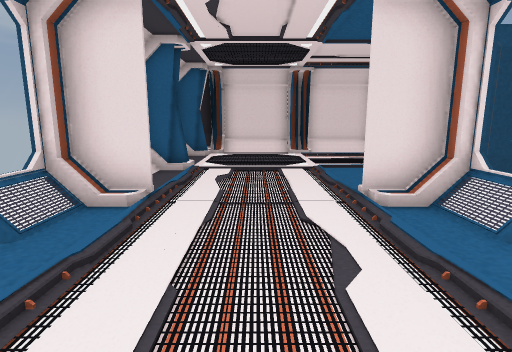
[1] (above)

20 first-person views from a walk through a scene from a Unity 3-D project. The camera is 1.4 m above the floor, tilts 10° down and sees 80° across. The floor is counted in squares, 1 m on a side. Each view is taken from the middle of a square. On the plan, view 1 faces up. The plan holds only what a view shows up to about 14 squares ahead; the rest is blank.

[2]
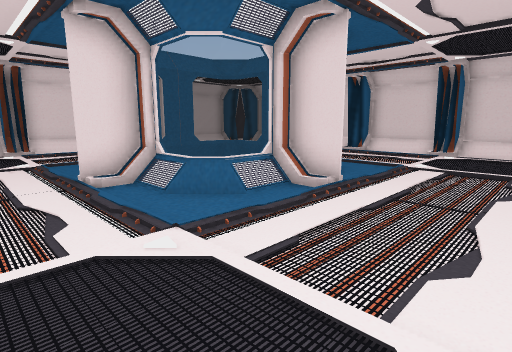

[3]
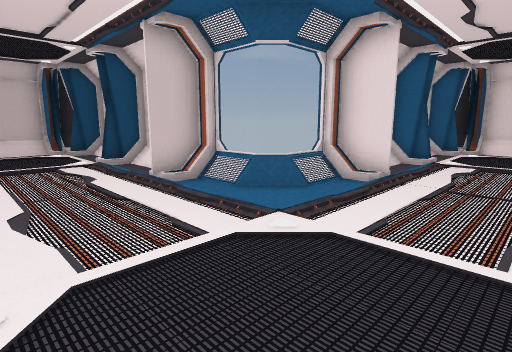

[4]
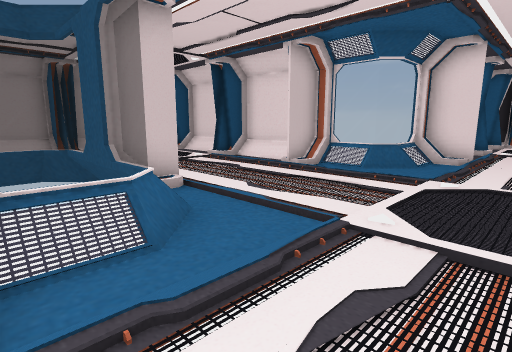

[5]
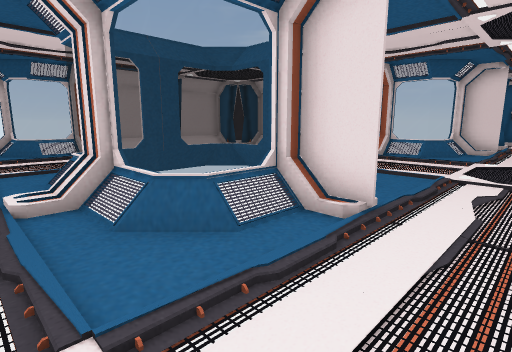

[6]
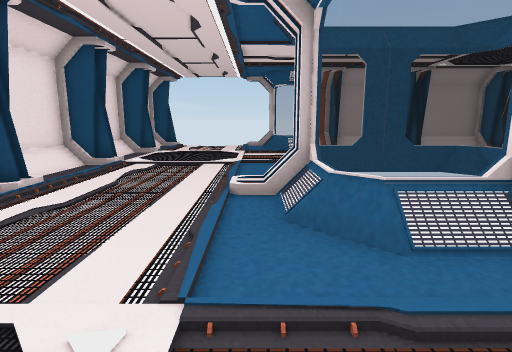

[7]
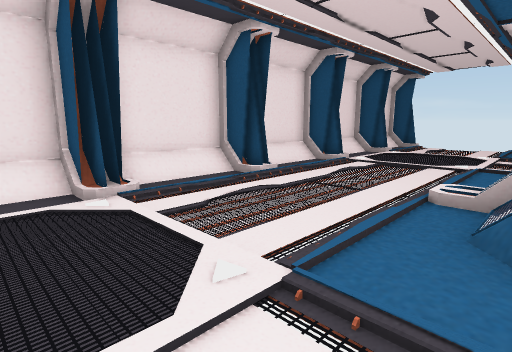

[8]
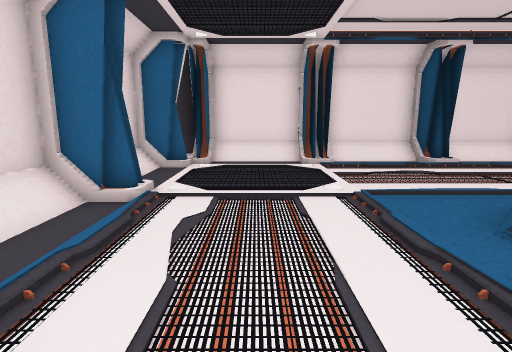

[9]
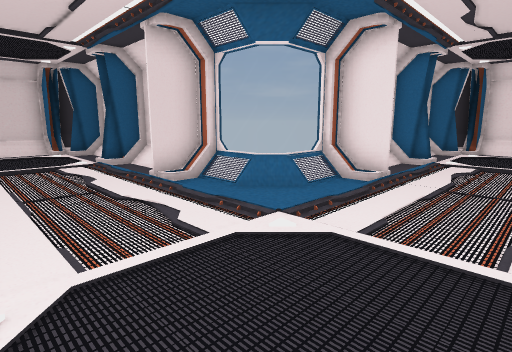

[10]
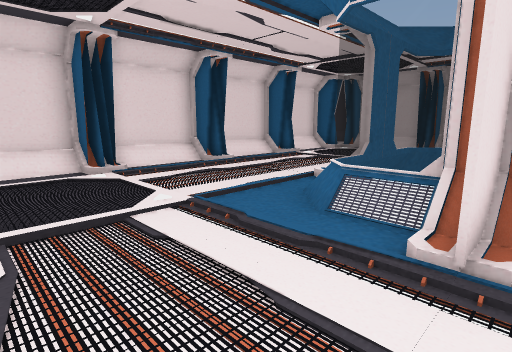

[11]
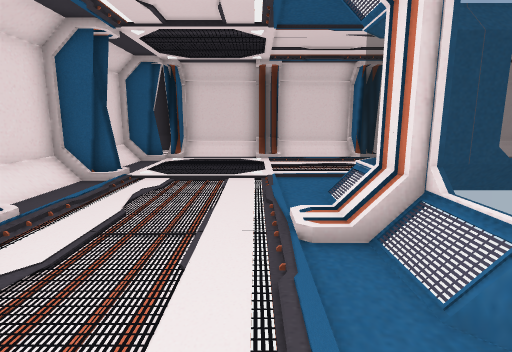

[12]
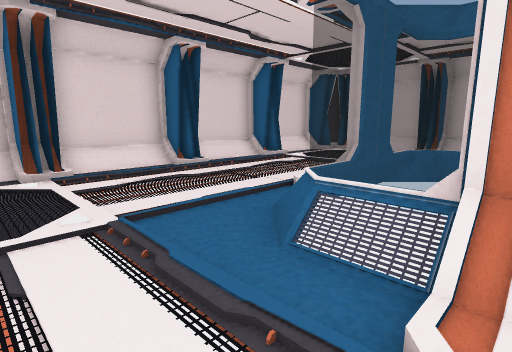

[13]
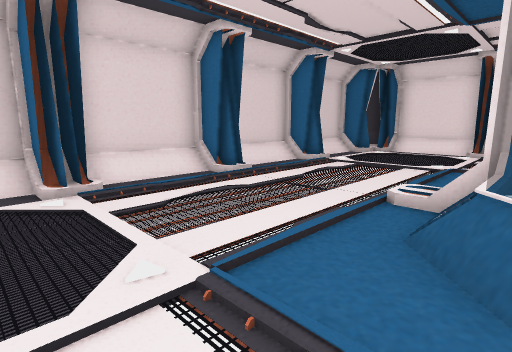

[14]
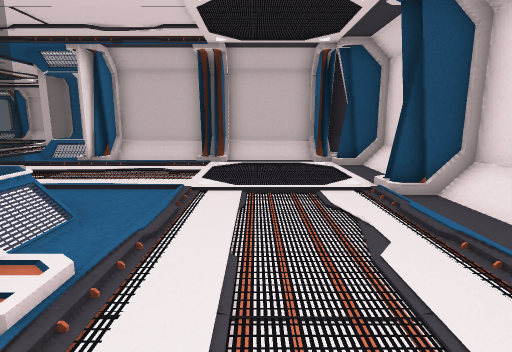

[15]
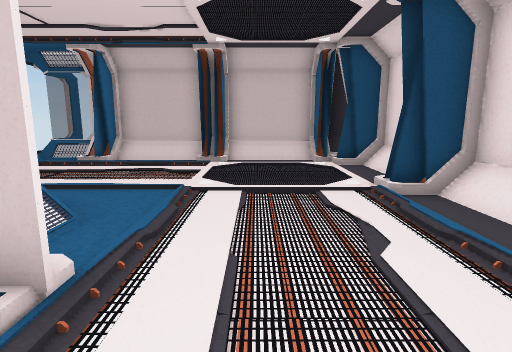

[16]
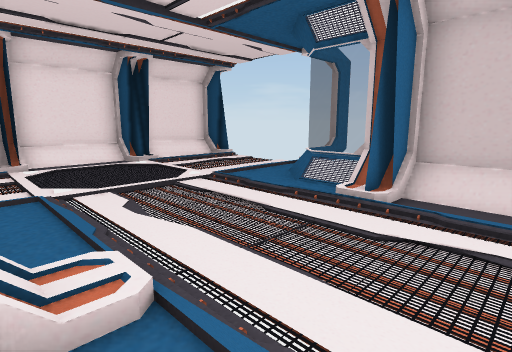

[17]
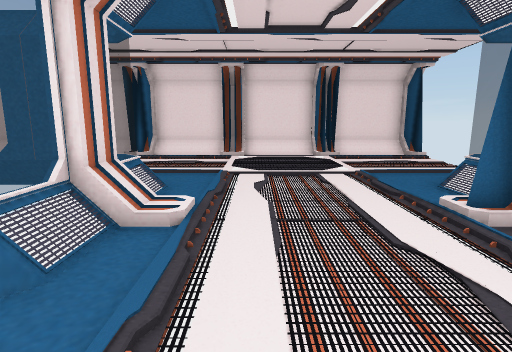

[18]
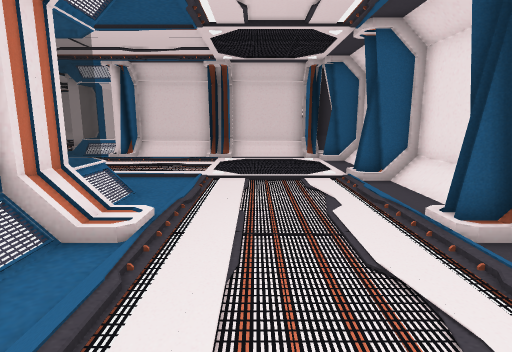

[19]
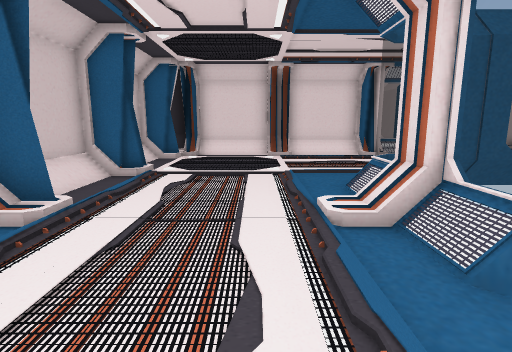

[20]
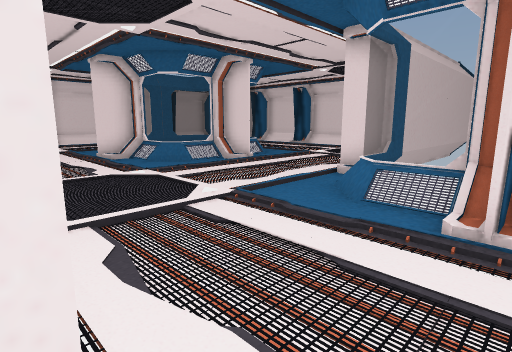

### Floor plan
Key: @ floor where view 1 was taken; # wall or solid block; x gap in a wall; . main floor; : floor 0.25 m higher than the main floor; / step, stairs or slope; = window, fence, low wall or low ledge.
Columns run from 18 left of view 1 to 16 right of it. Each row starts with its distance up from view 1.
 15                ##############  ##
 14                ##...#...#...#...##
 13               ##/.............../##
 12               #/................./#
 11               #/................./#
 10               ##/.............../##
  9               ##/.......:......./##
  8               #/......==#==....../#
  7               #/...../=# #=/...../#
  6               ##/.../##   ##/.../##
  5               ###...###   ##/.../##
  4               =/...../=#  =/...../#
  3    ##########==....../==# =....../#
  2    ##...#...#...........#......./##
  1   ##/.........................../##
  0   #/..............@............../#
 -1   #/............................./#
 -2   ##/.......... ................/##
 -3   ##/.......#... .....  #...#...##
 -4   #/......==###.......==#########
 -5   #/...../=#  #= ....#=
 -6   ##/.../##   ###.../##
 -7   ##/.../##   ##/...###
 -8   =/...../=# #=/...../#
 -9 #==.......==#==....../#
-10  ...........:......./##
-11  .................../##
-12  ..................../#
-13  ..................../#
-14  .................../##
-15 x...#...#...#...#...##
-16 ######################

Where each view was taken, in squares from view 1:
view 1: 0 up, 0 right, facing up
view 2: 2 down, 0 right, facing up-right
view 3: 2 down, 1 right, facing up-left
view 4: 6 down, 0 right, facing up-left
view 5: 11 down, 0 right, facing up-left
view 6: 10 down, 0 right, facing left
view 7: 9 down, 0 right, facing down-left
view 8: 5 down, 0 right, facing down
view 9: 1 up, 1 left, facing down-right
view 10: 5 up, 1 left, facing up-right
view 11: 10 up, 2 right, facing right
view 12: 11 up, 6 right, facing down-right
view 13: 11 up, 8 right, facing down-right
view 14: 11 up, 8 right, facing left
view 15: 1 down, 4 left, facing left
view 16: 4 down, 9 left, facing down-left
view 17: 2 down, 11 left, facing down
view 18: 12 down, 10 left, facing right
view 19: 11 down, 11 left, facing up
view 20: 7 down, 2 left, facing up-right
